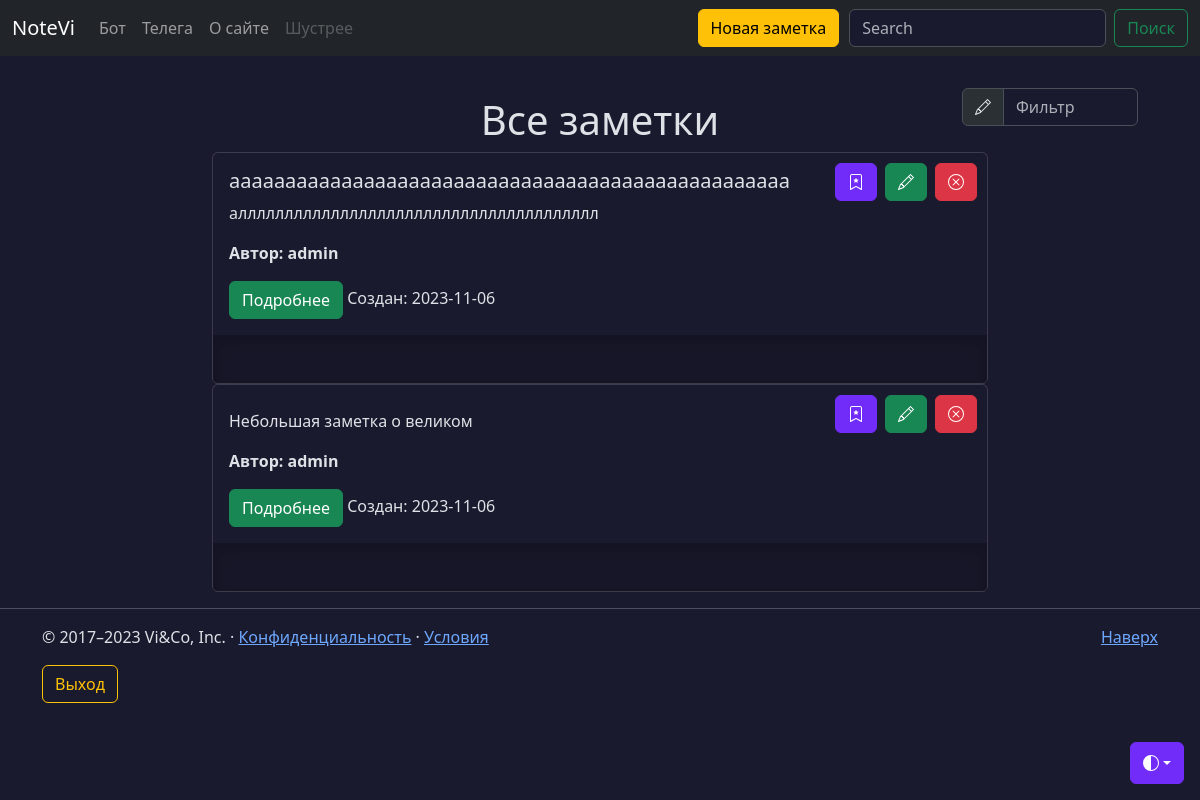
The app's page /notes (signed in) with its own data.
### models.py (models this page shows, shortened)
class Note(db.Model):
    id = db.Column(db.Integer, primary_key=True)
    title = db.Column(db.String(50), nullable=False)
    intro = db.Column(db.String(200), nullable=False)
    text = db.Column(db.Text, nullable=False)
    user_id = db.Column(db.Integer,
                        db.ForeignKey('user.id'),
                        nullable=False,
                        default=1)
    data = db.Column(db.Date, nullable=False, default=datetime.utcnow)
    favorites = db.relationship('User',
                                secondary='favorites',
                                backref=db.backref('favorite_notes',
                                                   lazy=True),
                                lazy='subquery')

class User(db.Model, UserMixin):
    __tablename__ = 'user'
    id = db.Column(db.Integer, primary_key=True)
    username = db.Column(
        db.String(64), index=True, unique=True, nullable=False
    )
    email = db.Column(db.String(120), index=True, unique=True, nullable=False)
    password_hash = db.Column(db.String(128), nullable=False)
    notes = db.relationship('Note', backref='author', lazy='dynamic')
    created_on = db.Column(db.DateTime(), default=datetime.utcnow)
    updated_on = db.Column(
        db.DateTime(), default=datetime.utcnow, onupdate=datetime.utcnow
    )
    def is_favorite(self, note):
        if not self.favorite_notes:
            return False
        return note in self.favorite_notes

### app.py (the view)
@app.route('/notes')
def notes():
    endpoint = request.endpoint
    notes = Note.query.order_by(Note.data.desc()).all()
    return render_template('notes.html', notes=notes, endpoint=endpoint)

### models.py (called while the page is built)
@login_manager.user_loader
def load_user(user_id):
    return db.session.query(User).get(user_id)

### templates/notes.html (shortened to what this page needs)
{% extends 'base.html' %}
{% block content %}
<div class="container mt-5" style="width: 200px; position: absolute; top: 40px; right: 50px;">
  <div class="input-group">
    <span class="input-group-text" id="basic-addon1">
    </span>
    <input type="text" class="form-control" placeholder="Фильтр" aria-label="Фильтр" aria-describedby="basic-addon1">
  </div>
</div>
<div class="container mt-5" style="width: 800px;">
  <h1 style="text-align: center;">Все заметки</h1>
  {% if notes|length > 0 %}
    {% for note in notes %}
      <div class="card">
        <div class="card-body">
          <h5 class="card-title">{{ note.title }}</h5>
          <p class="card-text">{{ note.intro }}</p>
          <p><b>Автор: {{ note.author.username }}</b></p>
          {% include 'includes/btn.html' %}
          <a href="/notes/{{ note.id }}" class="btn btn-success" data-toggle="button" aria-pressed="false" autocomplete="off">
              Подробнее
          </a>
          <note class="date">Cоздан: {{ note.data }}</note>
        </div>
        <div class="b-example-divider"></div>
      </div>
    {% endfor %}
  {% else %}
    <p style="text-align: center;">У вас пока нет заметок</p>
  {% endif %}
</div>
{% endblock %}

### templates/base.html (shortened to what this page needs)
<!DOCTYPE html>
<html lang="ru" data-bs-theme="dark">
<head>
    <link rel="stylesheet" href="https://cdn.jsdelivr.net/npm/@docsearch/css@3">
    <link rel="stylesheet" href="{{ url_for('static', filename='css/main.css')}}" rel="stylesheet">
    <link href="/static/css/base.css" rel="stylesheet">
</head>
<body>
    {% include 'includes/dropdown_light.html' %}
    {% include 'includes/header.html' %}
    <main>
        {% block content %} {% endblock %}
        {% include 'includes/footer.html' %}
    </main>
</body>
</html>

### templates/includes/dropdown_light.html (shortened to what this page needs)
<div class="dropdown position-fixed bottom-0 end-0 mb-3 me-3 bd-mode-toggle">
  <button class="btn btn-bd-primary py-2 dropdown-toggle d-flex align-items-center"
          id="bd-theme"
          type="button"
          aria-expanded="false"
          data-bs-toggle="dropdown"
          aria-label="Toggle theme (auto)">
    <svg class="bi my-1 theme-icon-active" width="1em" height="1em"><use href="#circle-half"></use></svg>
  </button>
</div>

### templates/includes/header.html (shortened to what this page needs)
<header data-bs-theme="dark">
  <nav class="navbar navbar-expand-md navbar-dark fixed-top bg-dark">
    <div class="container-fluid">
      <a class="navbar-brand" href="{{ url_for('index') }}">NoteVi</a>
      <div class="collapse navbar-collapse" id="navbarCollapse">
        <ul class="navbar-nav me-auto mb-2 mb-md-0">
          <li class="nav-item">
          <li class="nav-item">
            <a class="nav-link" href="#">Бот</a>
          </li>
          <li class="nav-item">
            <a class="nav-link" href="#">Телега</a>
          <li class="nav-item">
          {% if endpoint != 'about' %}
            <a class="nav-link" href="{{ url_for('about') }}">О сайте</a>
          </li>
          {% endif %}
          <li class="nav-item">
            <a class="nav-link disabled" aria-disabled="true">Шустрее</a>
          </li>
        </ul>
        {% if current_user.is_authenticated %}
          <a href="/create_note" class="btn btn-warning" style="margin-right: 10px;">Новая заметка</a>
        {% else %}
          <a href="/login" class="btn btn-warning" style="margin-right: 10px;">Вход</a>
        {% endif %}
        <form class="d-flex" role="search">
          <input class="form-control me-2" type="search" placeholder="Search" aria-label="Search">
          <button class="btn btn-outline-success" type="submit">Поиск</button>
        </form>
      </div>
    </div>
  </nav>
</header>

### templates/includes/btn.html (shortened to what this page needs)
<a href="/notes/{{ note.id }}/confirmation" class="btn btn-danger delete-button">
  </a>
  <a {% if current_user.is_favorite(note) %} href="/notes/{{ note.id }}/unfavorite" class="btn btn-success btn-bd-primary favorite-button" {% else %} href="/notes/{{ note.id }}/favorite" class="btn btn-success favorite-button" {% endif %}>
  </a>
  <a href="/notes/{{ note.id }}/edit" class="btn btn-success edit-button">
  </a>

### templates/includes/footer.html
<hr class="featurette-divider">
<footer class="container">
  <p class="float-end"><a href="#">Наверх</a></p>
  <p>© 2017–2023 Vi&Co, Inc. · <a href="#">Конфиденциальность</a> · <a href="#">Условия</a></p>
  {% if current_user.is_authenticated %}
    <a href="/logout" class="btn btn-outline-warning" style="margin-right: 10px;">Выход</a>
  {% endif %}
</footer>

### static/css/base.css (style rules this page uses)
body { padding-top: 3rem; padding-bottom: 3rem; color: rgb(var(--bs-tertiary-color-rgb)); }
.favorite-button { position: absolute; top: 10px; right: 110px; }
.edit-button { position: absolute; top: 10px; right: 60px; }
.delete-button { position: absolute; top: 10px; right: 10px; }

### templates/base.html (style rules this page uses)
.b-example-divider { width: 100%; height: 3rem; background-color: rgba(0, 0, 0, .1); border: solid rgba(0, 0, 0, .15); border-width: 1px 0; box-shadow: inset 0 .5em 1.5em rgba(0, 0, 0, .1), inset 0 .125em .5em rgba(0, 0, 0, .15); }
.bi { vertical-align: -.125em; fill: currentColor; }
.btn-bd-primary { --bd-violet-bg: #712cf9; --bd-violet-rgb: 112.520718, 44.062154, 249.437846; --bs-btn-font-weight: 600; --bs-btn-color: var(--bs-white); --bs-btn-bg: var(--bd-violet-bg); --bs-btn-border-color: var(--bd-violet-bg); --bs-btn-hover-color: var(--bs-white); --bs-btn-hover-bg: #6528e0; --bs-btn-hover-border-color: #6528e0; --bs-btn-focus-shadow-rgb: var(--bd-violet-rgb); --bs-btn-active-color: var(--bs-btn-hover-color); --bs-btn-active-bg: #5a23c8; --bs-btn-active-border-color: #5a23c8; }
.bd-mode-toggle { z-index: 1500; }

### records on screen
Note: title "аааааааааааааааааааааааааааааааааааааааааааааааааа", intro "аллллллллллллллллллллллллллллллллллллллл", author.username "admin", data "2023-11-06"
Note: intro "Небольшая заметка о великом", author.username "admin", data "2023-11-06"
